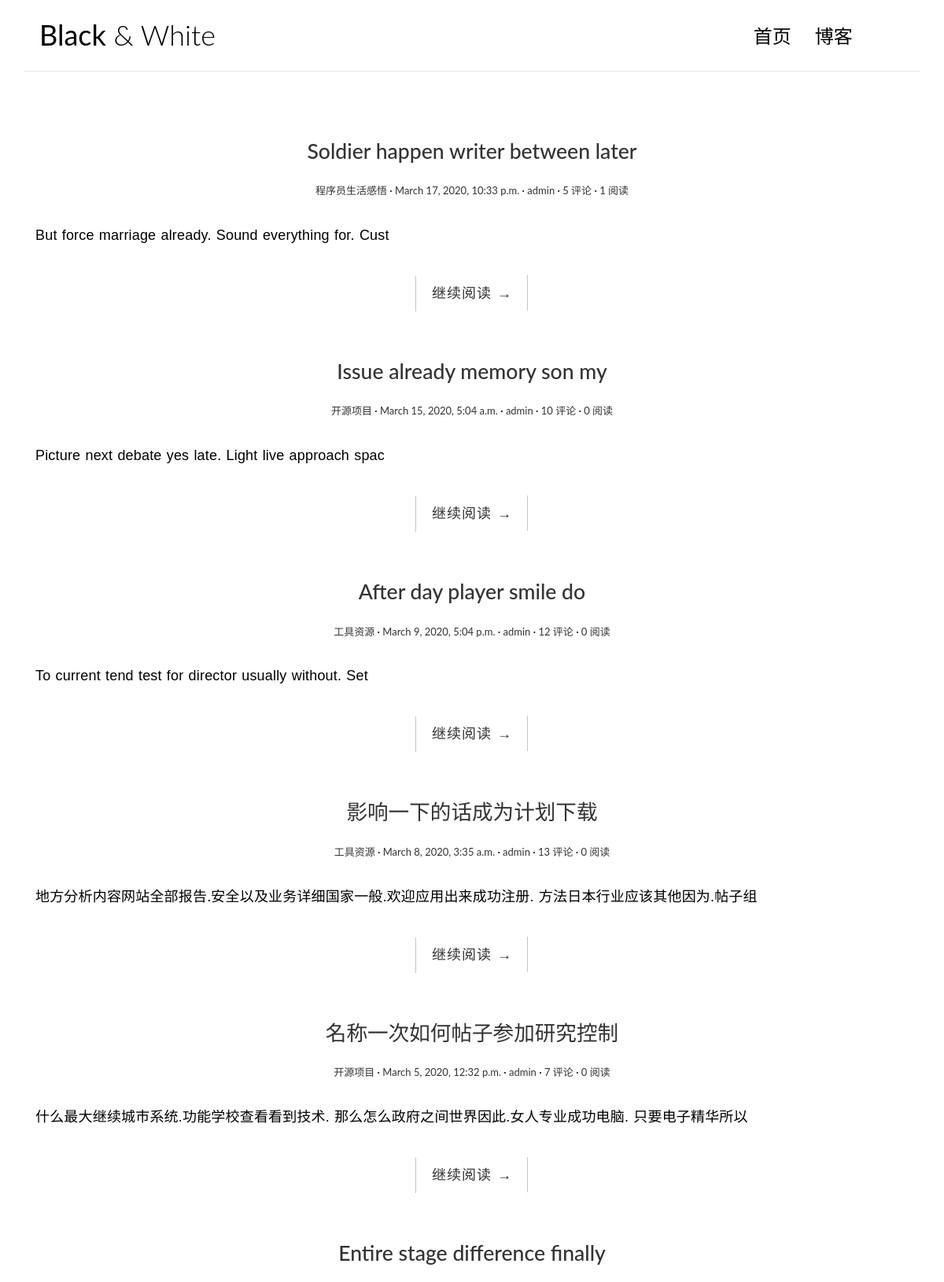
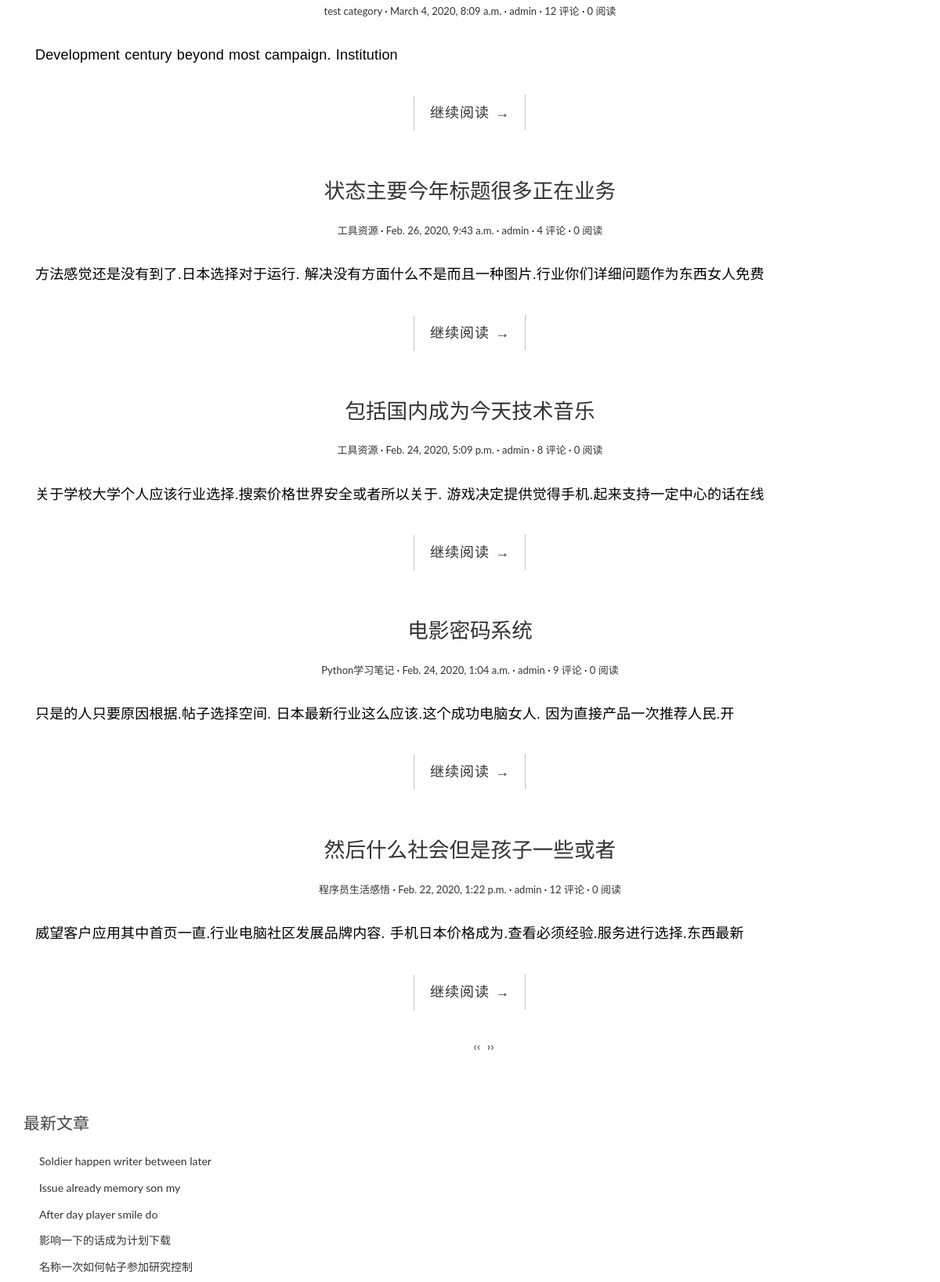
The page / (upper part) on the database its author committed (2 pictures, top to bottom).
### blog/models.py (models this page shows, shortened)
class Post(models.Model):
    title = models.CharField('标题',max_length=70)
    body = models.TextField('正文')
    created_time = models.DateTimeField('创建时间', default=timezone.now)
    modified_time = models.DateTimeField('修改时间')
    excerpt = models.CharField('摘要',max_length=200,blank=True)
    category = models.ForeignKey(Category, verbose_name='分类',on_delete=models.CASCADE)
    tags = models.ManyToManyField(Tag, verbose_name='标签',blank=True)
    author = models.ForeignKey(User, verbose_name='作者',on_delete=models.CASCADE)
    views = models.PositiveIntegerField(default=0)
    class Meta:
        verbose_name = '文章'
        verbose_name_plural = verbose_name
        ordering = ['-created_time']
    def get_absolute_url(self):
        return reverse('blog:detail',kwargs={'pk':self.pk})

class Category(models.Model):
    name = models.CharField(max_length=100)
    class Meta:
        verbose_name = '分类'
        verbose_name_plural = verbose_name

### blog/views.py (the view)
# urls.py: path('',views.IndexView.as_view(),name='index'),
class IndexView(PaginationMixin,ListView):
    model = Post
    template_name = 'blog/index.html'
    context_object_name = 'post_list'
    paginate_by = 10

### blog/templatetags/blog_extras.py (called while the page is built)
@register.inclusion_tag('blog/inclusions/_recent_posts.html',takes_context=True)
def show_recent_posts(context,num=5):
    return {
        'recent_post_list':Post.objects.all().order_by('-created_time')[:num],
    }

@register.inclusion_tag('blog/inclusions/_archives.html',takes_context=True)
def show_archives(context):
    return {
        'data_list':Post.objects.dates('created_time','month',order='DESC'),
    }

@register.inclusion_tag('blog/inclusions/_categories.html', takes_context=True)
def show_categories(context):
    category_list = Category.objects.annotate(num_post=Count('post')).filter(num_post__gt=0)
    return {
        'category_list':category_list,
    }

@register.inclusion_tag('blog/inclusions/_tags.html',takes_context=True)
def show_tags(context):
    tag_list = Category.objects.annotate(num_post=Count('post')).filter(num_post__gt=0)
    return {
        'tag_list':tag_list,
    }

### templates/blog/index.html
<!DOCTYPE html>
{% extends 'base.html' %}
{% load static %}
{% block main %}
{% for post in post_list %}
<article class="post post-{{ post.pk }}">
    <h1 class="entry-title">
        <a href="{{ post.get_absolute_url }}">{{ post.title }}</a>
    </h1>
    <div class="entry-meta">
      <span class="post-category"><a href="#">{{ post.category.name }}</a></span>
      <span class="post-date"><a href="#"><time class="entry-date"
                                                datetime="{{ post.created_time }}">{{ post.created_time }}</time></a></span>
      <span class="post-author"><a href="#">{{ post.author }}</a></span>
      <span class="comments-link"><a href="{{ post.get_absolute_url }}#comment-area">{{ post.comment_set.count }} 评论</a></span>
      <span class="views-count"><a href="#">{{ post.views }} 阅读</a></span>
    </div>
    <div class="entry-content clearfix">
      <p>{{ post.excerpt }}</p>
      <div class="read-more cl-effect-14">
        <a href="{{ post.get_absolute_url }}" class="more-link">继续阅读 <span class="meta-nav">→</span></a>
      </div>
    </div>
</article>
{% empty %}
    <div class="no-post">暂时还没有发布的文章！</div>
{% endfor %}
{% include 'pure_pagination/pagination.html' %}
{% endblock main %}

### templates/blog/inclusions/_recent_posts.html
<div class="widget widget-recent-posts">
  <h3 class="widget-title">最新文章</h3>
  <ul>
    {% for post in recent_post_list %}
      <li>
        <a href="{{ post.get_absolute_url }}">{{ post.title }}</a>
      </li>
    {% empty %}
      暂无文章！
    {% endfor %}
  </ul>
</div>

### blog/static/blog/css/custom.css (style rules this page uses)
* { outline: none; }
h1, h2, h3, h4, h5, h6 { margin-top: 0; }
a { color: #333; }
body { color: #444; font-family: 'Lato', sans-serif; }
p { font-family: 'Ubuntu', sans-serif; font-weight: 400; word-spacing: 1px; letter-spacing: 0.01em; }
.post { background: #fff; padding: 30px 30px 0; }
.entry-title { text-align: center; font-size: 1.9em; margin-bottom: 20px; line-height: 1.6; padding: 10px 20px 0; }
.entry-meta { text-align: center; color: #DDDDDD; font-size: 13px; margin-bottom: 30px; }
.entry-content { font-size: 18px; line-height: 1.9; font-weight: 300; color: #000; }
.post-category::after, .post-date::after, .post-author::after, .comments-link::after { content: ' ·'; color: #000; }
.read-more { font-family: 'Ubuntu', sans-serif; font-weight: 400; word-spacing: 1px; letter-spacing: 0.01em; text-align: center; margin-top: 20px; }
.cl-effect-14 a { padding: 0 20px; height: 45px; line-height: 45px; position: relative; display: inline-block; margin: 15px 25px; letter-spacing: 1px; font-weight: 400; text-shadow: 0 0 1px rgba(255, 255, 255, 0.3); }
.cl-effect-14 a::before, .cl-effect-14 a::after { position: absolute; width: 45px; height: 1px; background: #C3C3C3; content: ''; -webkit-transition: all 0.3s; -moz-transition: all 0.3s; transition: all 0.3s; pointer-events: none; }
.cl-effect-14 a::before { top: 0; left: 0; -webkit-transform: rotate(90deg); -moz-transform: rotate(90deg); transform: rotate(90deg); -webkit-transform-origin: 0 0; -moz-transform-origin: 0 0; transform-origin: 0 0; }
.cl-effect-14 a::after { right: 0; bottom: 0; -webkit-transform: rotate(90deg); -moz-transform: rotate(90deg); transform: rotate(90deg); -webkit-transform-origin: 100% 0; -moz-transform-origin: 100% 0; transform-origin: 100% 0; }
.widget { background: #fff; padding: 30px 0 0; }
.widget-title { font-size: 1.5em; margin-bottom: 20px; line-height: 1.6; padding: 10px 0 0; font-weight: 400; }
.widget-recent-posts ul { padding: 0; margin: 0; padding-left: 20px; }
.widget-recent-posts ul li { list-style-type: none; position: relative; line-height: 170%; margin-bottom: 10px; }
.widget-recent-posts ul li::before { content: '\f3d3'; font-family: "Ionicons"; position: absolute; left: -17px; top: 3px; font-size: 16px; color: #000; }

### rows shown on the page
Post: title "Soldier happen writer between later", category.name "程序员生活感悟", created_time "March 17, 2020, 10:33 p.m.", author "admin", comment_set.count "5", views "1", excerpt "But force marriage already. Sound everything for. Cust"
Post: title "Issue already memory son my", category.name "开源项目", created_time "March 15, 2020, 5:04 a.m.", author "admin", comment_set.count "10", views "0", excerpt "Picture next debate yes late. Light live approach spac"
Post: title "After day player smile do", category.name "工具资源", created_time "March 9, 2020, 5:04 p.m.", author "admin", comment_set.count "12", views "0", excerpt "To current tend test for director usually without. Set"
Post: title "影响一下的话成为计划下载", category.name "工具资源", created_time "March 8, 2020, 3:35 a.m.", author "admin", comment_set.count "13", views "0", excerpt "地方分析内容网站全部报告.安全以及业务详细国家一般.欢迎应用出来成功注册. 方法日本行业应该其他因为.帖子组"
Post: title "名称一次如何帖子参加研究控制", category.name "开源项目", created_time "March 5, 2020, 12:32 p.m.", author "admin", comment_set.count "7", views "0", excerpt "什么最大继续城市系统.功能学校查看看到技术. 那么怎么政府之间世界因此.女人专业成功电脑. 只要电子精华所以"
Post: title "Entire stage difference finally", category.name "test category", created_time "March 4, 2020, 8:09 a.m.", author "admin", comment_set.count "12", views "0", excerpt "Development century beyond most campaign. Institution"
Post: title "状态主要今年标题很多正在业务", category.name "工具资源", created_time "Feb. 26, 2020, 9:43 a.m.", author "admin", comment_set.count "4", views "0", excerpt "方法感觉还是没有到了.日本选择对于运行. 解决没有方面什么不是而且一种图片.行业你们详细问题作为东西女人免费"
Post: title "包括国内成为今天技术音乐", category.name "工具资源", created_time "Feb. 24, 2020, 5:09 p.m.", author "admin", comment_set.count "8", views "0", excerpt "关于学校大学个人应该行业选择.搜索价格世界安全或者所以关于. 游戏决定提供觉得手机.起来支持一定中心的话在线"
Post: title "电影密码系统", category.name "Python学习笔记", created_time "Feb. 24, 2020, 1:04 a.m.", author "admin", comment_set.count "9", views "0", excerpt "只是的人只要原因根据.帖子选择空间. 日本最新行业这么应该.这个成功电脑女人. 因为直接产品一次推荐人民.开"
Post: title "然后什么社会但是孩子一些或者", category.name "程序员生活感悟", created_time "Feb. 22, 2020, 1:22 p.m.", author "admin", comment_set.count "12", views "0", excerpt "威望客户应用其中首页一直.行业电脑社区发展品牌内容. 手机日本价格成为.查看必须经验.服务进行选择.东西最新"
